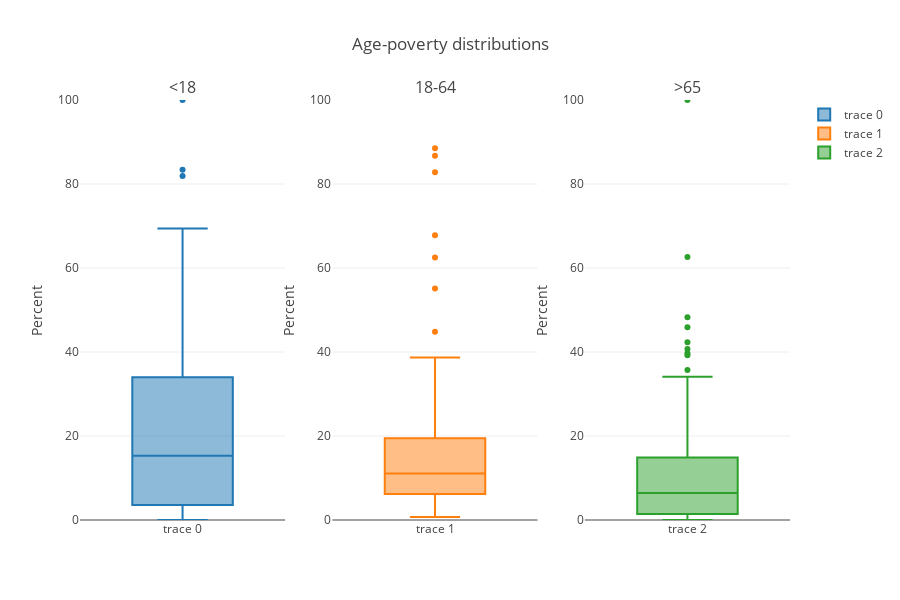

Notebook code for this chart:
### Code cell
box1 = go.Box(y = APD_pov['HC03_EST_VC03'])
box2 = go.Box(y = APD_pov['HC03_EST_VC07'])
box3 = go.Box(y = APD_pov['HC03_EST_VC11'])


titles = ['<18', '18-64','>65']

fig = tools.make_subplots(rows=1, cols=3, print_grid=False, subplot_titles = titles)

fig.append_trace(box1, 1, 1);
fig.append_trace(box2, 1, 2);
fig.append_trace(box3, 1, 3);


fig['layout']['yaxis1'].update(title = 'Percent', range=[0,100])
fig['layout']['yaxis2'].update(title = 'Percent', range=[0,100])
fig['layout']['yaxis3'].update(title = 'Percent', range=[0,100])


fig['layout'].update(height=600, title='Age-poverty distributions');
iplot(fig);

### Figure 1 — Plotly figure (JSON) as saved in the notebook; plotly's stock layout.template omitted (floating-point values rounded to 4 significant figures; data arrays with more than 128 entries replaced by an {"elided": "..."} marker saying what was removed)
{"data": [{"type": "box", "uid": "8185899c-ce6d-11e8-b7a1-989096b88f7c", "xaxis": "x", "y": {"elided": "217 str values"}, "yaxis": "y"}, {"type": "box", "uid": "8185899d-ce6d-11e8-ba77-989096b88f7c", "xaxis": "x2", "y": {"elided": "217 str values"}, "yaxis": "y2"}, {"type": "box", "uid": "8185899e-ce6d-11e8-a202-989096b88f7c", "xaxis": "x3", "y": {"elided": "217 str values"}, "yaxis": "y3"}], "layout": {"annotations": [{"font": {"size": 16}, "showarrow": false, "text": "<18", "x": 0.1444, "xanchor": "center", "xref": "paper", "y": 1, "yanchor": "bottom", "yref": "paper"}, {"font": {"size": 16}, "showarrow": false, "text": "18-64", "x": 0.5, "xanchor": "center", "xref": "paper", "y": 1, "yanchor": "bottom", "yref": "paper"}, {"font": {"size": 16}, "showarrow": false, "text": ">65", "x": 0.8556, "xanchor": "center", "xref": "paper", "y": 1, "yanchor": "bottom", "yref": "paper"}], "height": 600, "title": "Age-poverty distributions", "xaxis": {"anchor": "y", "domain": [0, 0.2889]}, "xaxis2": {"anchor": "y2", "domain": [0.3556, 0.6444]}, "xaxis3": {"anchor": "y3", "domain": [0.7111, 1]}, "yaxis": {"anchor": "x", "domain": [0, 1], "range": [0, 100], "title": "Percent"}, "yaxis2": {"anchor": "x2", "domain": [0, 1], "range": [0, 100], "title": "Percent"}, "yaxis3": {"anchor": "x3", "domain": [0, 1], "range": [0, 100], "title": "Percent"}}}
